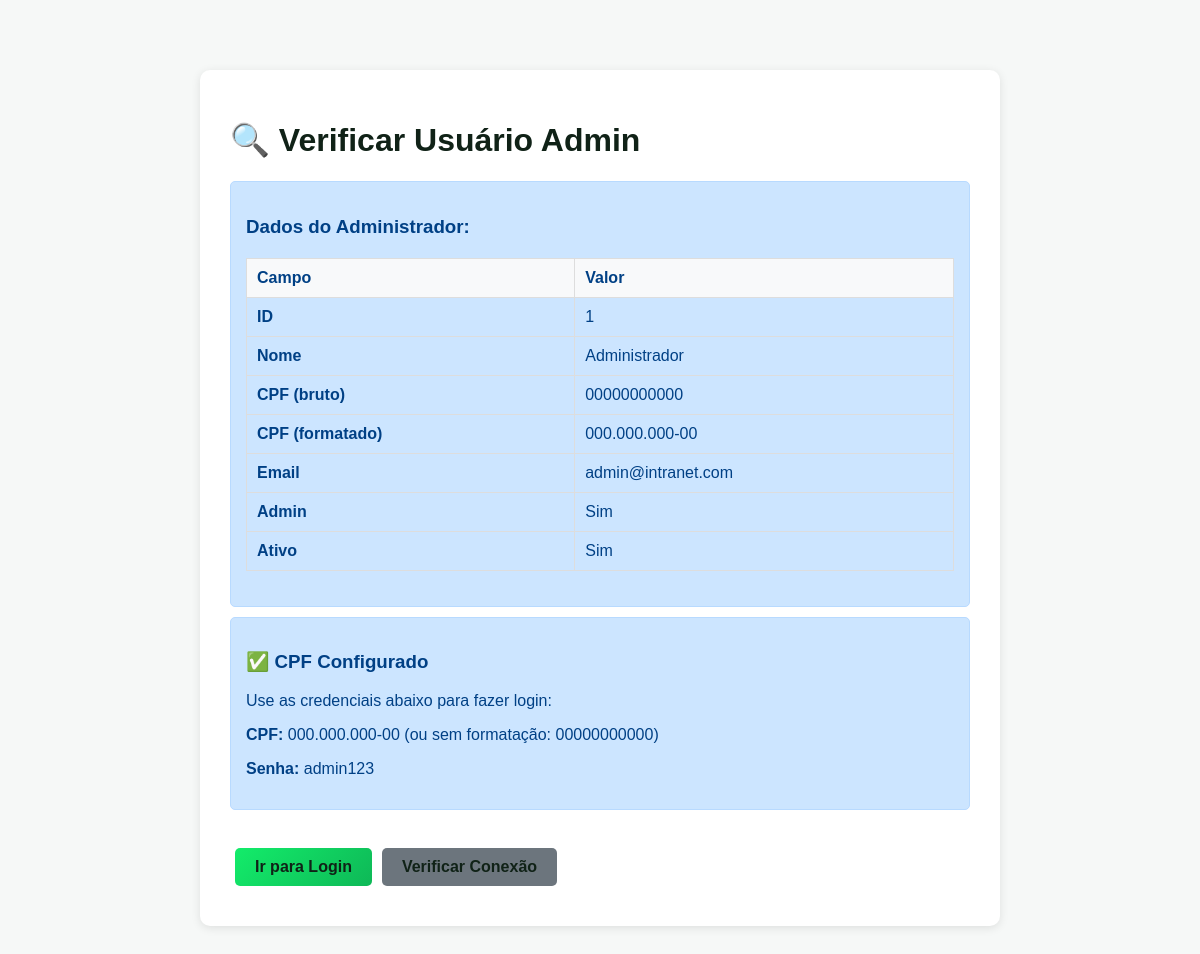
The page /verificar_admin.php on the database its author committed.
### tables this page shows
CREATE TABLE IF NOT EXISTS usuarios (
    id INT AUTO_INCREMENT PRIMARY KEY,
    nome VARCHAR(100) NOT NULL,
    cpf VARCHAR(14) UNIQUE,
    email VARCHAR(100) NOT NULL UNIQUE,
    senha VARCHAR(255) NOT NULL,
    setor_id INT,
    is_admin TINYINT(1) DEFAULT 0,
    ativo TINYINT(1) DEFAULT 1,
    ultimo_acesso DATETIME,
    created_at TIMESTAMP DEFAULT CURRENT_TIMESTAMP,
    updated_at TIMESTAMP DEFAULT CURRENT_TIMESTAMP ON UPDATE CURRENT_TIMESTAMP,
    FOREIGN KEY (setor_id) REFERENCES setores(id) ON DELETE SET NULL
);

### verificar_admin.php (the view, shortened to what this page needs)
<?php
require_once 'config.php';
echo "<!DOCTYPE html>";
echo "<html lang='pt-BR'>";
echo "<head>";
echo "</head>";
echo "<body>";
echo "<div class='card'>";
echo "<h1>🔍 Verificar Usuário Admin</h1>";
$result = $conn->query("SELECT id, nome, cpf, email, is_admin, ativo FROM usuarios WHERE email = 'admin@intranet.com'");
if ($result && $result->num_rows > 0) {
    $admin = $result->fetch_assoc();
    echo "<div class='info'>";
    echo "<h3>Dados do Administrador:</h3>";
    echo "<table>";
    echo "<tr><th>Campo</th><th>Valor</th></tr>";
    echo "<tr><td><strong>ID</strong></td><td>" . $admin['id'] . "</td></tr>";
    echo "<tr><td><strong>Nome</strong></td><td>" . $admin['nome'] . "</td></tr>";
    echo "<tr><td><strong>CPF (bruto)</strong></td><td>" . ($admin['cpf'] ?? 'NULL') . "</td></tr>";
    echo "<tr><td><strong>CPF (formatado)</strong></td><td>" . ($admin['cpf'] ? preg_replace('/(\d{3})(\d{3})(\d{3})(\d{2})/', '$1.$2.$3-$4', $admin['cpf']) : 'NULL') . "</td></tr>";
    echo "<tr><td><strong>Email</strong></td><td>" . $admin['email'] . "</td></tr>";
    echo "<tr><td><strong>Admin</strong></td><td>" . ($admin['is_admin'] ? 'Sim' : 'Não') . "</td></tr>";
    echo "<tr><td><strong>Ativo</strong></td><td>" . ($admin['ativo'] ? 'Sim' : 'Não') . "</td></tr>";
    echo "</table>";
    echo "</div>";
    if ($admin['cpf'] === null || $admin['cpf'] === '') {
        echo "<div class='info'>";
        echo "<h3>⚠️ CPF não configurado!</h3>";
        echo "<p>O usuário admin não possui CPF. Vou configurar agora...</p>";
        $cpf = '00000000000';
        $stmt = $conn->prepare("UPDATE usuarios SET cpf = ? WHERE id = ?");
        $stmt->bind_param("si", $cpf, $admin['id']);
        if ($stmt->execute()) {
            echo "<p style='color: green;'><strong>✅ CPF atualizado com sucesso!</strong></p>";
            echo "<p>CPF configurado: <strong>000.000.000-00</strong></p>";
        } else {
            echo "<p style='color: red;'><strong>❌ Erro ao atualizar CPF:</strong> " . $conn->error . "</p>";
        }
        $stmt->close();
        echo "</div>";
    } else {
        echo "<div class='info'>";
        echo "<h3>✅ CPF Configurado</h3>";
        echo "<p>Use as credenciais abaixo para fazer login:</p>";
        echo "<p><strong>CPF:</strong> " . preg_replace('/(\d{3})(\d{3})(\d{3})(\d{2})/', '$1.$2.$3-$4', $admin['cpf']) . " (ou sem formatação: " . $admin['cpf'] . ")</p>";
        echo "<p><strong>Senha:</strong> admin123</p>";
        echo "</div>";
    }
}
echo "<br>";
echo "<a href='login.php' class='btn'>Ir para Login</a>";
echo "<a href='test_connection.php' class='btn' style='background: #6c757d;'>Verificar Conexão</a>";
echo "</div>";
echo "</body>";
echo "</html>";
?>

### rows shown on the page
usuarios: id "1", nome "Administrador", cpf "00000000000", cpf "000.000.000-00", email "admin@intranet.com"
